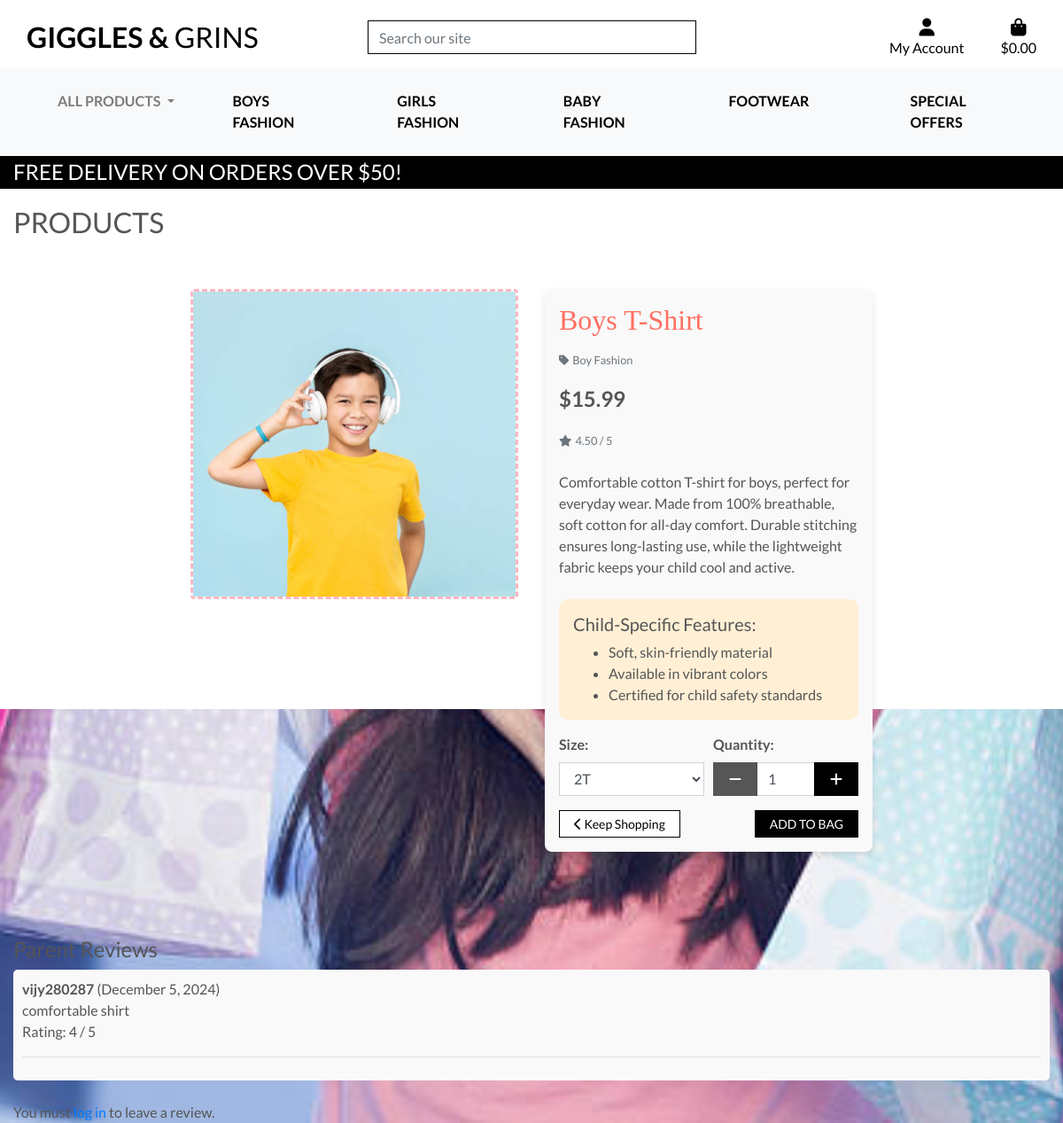
The page /products/1/ on the database its author committed.
### products/models.py (models this page shows, shortened)
class Product(models.Model):
    category = models.ForeignKey('Category', null=True, blank=True, on_delete=models.SET_NULL)
    subcategory = models.ForeignKey('Subcategory', null=True, blank=True, on_delete=models.SET_NULL, related_name="products")
    sku = models.CharField(max_length=254, null=True, blank=True)
    name = models.CharField(max_length=254)
    description = models.TextField()
    has_sizes = models.BooleanField(default=False, null=True, blank=True)
    price = models.DecimalField(max_digits=6, decimal_places=2)
    rating = models.DecimalField(max_digits=6, decimal_places=2, null=True, blank=True)
    image_url = models.URLField(max_length=1024, null=True, blank=True)
    image = models.ImageField(upload_to='product_images/', blank=True, null=True)
    has_sizes = models.BooleanField(default=True)

class Category(models.Model):
    name = models.CharField(max_length=254)
    friendly_name = models.CharField(max_length=254, null=True, blank=True)
    description = models.TextField(null=True, blank=True)
    class Meta:
        verbose_name_plural = 'Categories'

class Review(models.Model):
    product = models.ForeignKey('Product', on_delete=models.CASCADE, related_name='reviews')
    user = models.ForeignKey(User, on_delete=models.CASCADE)
    comment = models.TextField()
    rating = models.PositiveIntegerField(null=True, blank=True)
    created_at = models.DateTimeField(auto_now_add=True)

### products/views.py (the view, shortened to what this page needs)
# urls.py: path('<int:product_id>/', views.product_detail, name='product_detail'),
def product_detail(request, product_id):
    product = get_object_or_404(Product, pk=product_id)
    reviews = product.reviews.all()
    form = ReviewForm()
    context = {
        'product': product,
        'current_categories': Category.objects.all(),
        'reviews': reviews,
        'form': form,
    }
    return render(request, 'products/product_detail.html', context)

### products/forms.py
class ReviewForm(forms.ModelForm):
    class Meta:
        model = Review
        fields = ['comment', 'rating']
        widgets = {
            'comment': forms.Textarea(attrs={'class': 'form-control', 'rows': 4}),
            'rating': forms.NumberInput(attrs={'class': 'form-control', 'min': 1, 'max': 5}),
        }

### bag/contexts.py (called while the page is built, shortened)
def bag_contents(request):
    bag_items = []
    total = 0
    product_count = 0
    bag = request.session.get('bag', {})
    if total < settings.FREE_DELIVERY_THRESHOLD:
        delivery = total * Decimal(settings.STANDARD_DELIVERY_PERCENTAGE / 100)
        free_delivery_delta = settings.FREE_DELIVERY_THRESHOLD - total
    else:
        delivery = 0
        free_delivery_delta = 0
    grand_total = delivery + total
    context = {
        'bag_items': bag_items,
        'total': total,
        'product_count': product_count,
        'delivery': delivery,
        'free_delivery_delta': free_delivery_delta,
        'free_delivery_threshold': settings.FREE_DELIVERY_THRESHOLD,
        'grand_total': grand_total,
    }
    return context

### products/context_processors.py (called while the page is built)
def categories_with_subcategories(request):
    categories = Category.objects.prefetch_related("subcategories").all()
    return {"categories_with_subcategories": categories}

### products/templates/products/product_detail.html (shortened to what this page needs)
{% extends "base.html" %}
{% load static %}
{% block page_header %}
    <div class="container header-container">
    </div>
{% endblock %}
{% block content %}
    <div class="overlay"></div>
    <div class="container-fluid mt-5">
        <h2 class="logo-font">Products</h2>
        <div class="row">
            <div class="col-12 col-md-6 col-lg-4 offset-lg-2">
                <div class="image-container my-5">
                    {% if product.image %}
                        <a href="{{ product.image.url }}" target="_blank">
                            <img class="card-img-top img-fluid rounded" src="{{ product.image.url }}" alt="{{ product.name }}" style="border: 3px dashed #ffb6c1;">
                        </a>
                    {% else %}
                        <a href="#">
                            <img class="card-img-top img-fluid" src="{{ MEDIA_URL }}noimage.png" alt="{{ product.name }}">
                        </a>
                    {% endif %}
                </div>
            </div>
            <div class="col-12 col-md-6 col-lg-4">
                <div class="product-details-container mb-5 mt-md-5 p-3" style="background-color: #f9f9f9; border-radius: 8px; box-shadow: 0 4px 8px rgba(0, 0, 0, 0.1);">
                    <h2 class="mb-3" style="font-family: 'Comic Sans MS', cursive; color: #ff6f61;">{{ product.name }}</h2>
                    {% if product.category %}
                    <p class="small mt-1 mb-3">
                        <a class="text-muted" href="{% url 'products' %}?category={{ product.category.name }}">
                            <i class="fas fa-tag mr-1"></i>{{ product.category.friendly_name }}
                        </a>
                    </p>
                    {% endif %}
                    <p class="lead mb-3 text-left font-weight-bold" style="font-size: 1.5rem;">${{ product.price }}</p>
                    {% if product.rating %}
                        <small class="text-muted"><i class="fas fa-star mr-1"></i>{{ product.rating }} / 5</small>
                    {% else %}
                        <small class="text-muted">No Rating</small>
                    {% endif %}
                    <p class="mt-4">{{ product.description }}</p>
                    <div class="child-features mt-4 p-3" style="background-color: #ffefd5; border-radius: 10px;">
                        <h5>Child-Specific Features:</h5>
                        <ul class="mb-0">
                            <li>Soft, skin-friendly material</li>
                            <li>Available in vibrant colors</li>
                            <li>Certified for child safety standards</li>
                        </ul>
                    </div>
                    <form class="form" action="{% url 'add_to_bag' product.id %}" method="POST">
                        {% with product.has_sizes as s %}
                        <div class="form-row align-items-center mt-3">
                           {% if s %}
                               <div class="col-6">
                                   <label for="id_product_size"><strong>Size:</strong></label>
                                   <select class="form-control rounded-0" name="product_size" id="id_product_size">
                                      <option value="2t">2T</option>
                                  </select>
                             </div>
                        {% endif %}
                        <div class="{% if s %}col-6{% else %}col-12{% endif %}">
                            <label for="id_qty_{{ product.id }}"><strong>Quantity:</strong></label>
                            <div class="input-group">
                                <div class="input-group-prepend">
                                    <button class="decrement-qty btn btn-black rounded-0"
                                        data-item_id="{{ product.id }}" id="decrement-qty_{{ product.id }}">
                                        <span class="icon">
                                            <i class="fas fa-minus"></i>
                                        </span>
                                    </button>
                                </div>
                                <input class="form-control qty_input" type="number"
                                    name="quantity" value="1" min="1" max="99"
                                    data-item_id="{{ product.id }}"
                                    id="id_qty_{{ product.id }}">
                                <div class="input-group-append">
                                    <button class="increment-qty btn btn-black rounded-0"
                                        data-item_id="{{ product.id }}" id="increment-qty_{{ product.id }}">
                                        <span class="icon">
                                            <i class="fas fa-plus"></i>
                                        </span>
                                    </button>
                                </div>
                            </div>
                        </div>
                    </div>
                    {% endwith %}
                        <div class="form-row align-items-center mt-3">
                            <div class="col-6 d-flex align-items-center">
                                <a href="{% url 'products' %}" class="btn btn-outline-black btn-sm rounded-0 py-1 px-3">
                                    <i class="fas fa-chevron-left"></i> Keep Shopping
                                </a>
                            </div>
                            <div class="col-6 d-flex justify-content-end">
                                <input type="submit" class="btn btn-black btn-sm rounded-0 text-uppercase py-1 px-3" value="Add to Bag">
                            </div>
                        </div>
                    </form>
                </div>
            </div>
        </div>
        <div class="reviews mt-5">
            <h4>Parent Reviews</h4>
            {% if reviews %}
                {% for review in reviews %}
                    <div class="review mb-4">
                        <p><strong>{{ review.user.username }}</strong> ({{ review.created_at|date:"F j, Y" }})</p>
                        <p>{{ review.comment }}</p>
                        {% if review.rating %}
                            <p>Rating: {{ review.rating }} / 5</p>
                        {% endif %}
                        <hr>
                    </div>
                {% endfor %}
            {% else %}
                <p class="text-muted">No reviews yet. Be the first to review!</p>
            {% endif %}
        </div>
        {% if user.is_authenticated %}
            <div class="submit-review mt-5">
                <h5>Leave a Review</h5>
                <form method="POST">
                    {% csrf_token %}
                    {{ form.as_p }}
                    <button type="submit" class="btn btn-black">Submit Review</button>
                </form>
            </div>
        {% else %}
            <p class="mt-3">You must <a href="{% url 'login' %}">log in</a> to leave a review.</p>
        {% endif %}
    </div>
{% endblock %}

### static/css/base.css (style rules this page uses)
html { height: 100%; margin: 0; padding: 0; }
body { background: url('/media/bckground_img.jpg') no-repeat center center fixed; background-size: cover; background-color: #ADD8E6; color: #555; font-family: 'Lato'; height: 100vh; }
.container { margin-top: 20px; }
.icon { align-items: center; display: inline-flex; justify-content: center; height: 1.5rem; width: 1.5rem; }
.logo-font { text-transform: uppercase; text-align: left; }
h2.logo-font { margin-top:1.5rem ; }
.btn-black { background: black; color: white; }
.btn-outline-black { background: white; color: black !important; border: 1px solid black; }
.card-img-top { height: 350px; object-fit: cover; width: 100%; }
.overlay { height: 100%; width: 100%; top: 0; left: 0; position: fixed; background: white; z-index: -1; height: 100vh; width: 100vw; }
.review { padding: 10px; background-color: #f9f9f9; border-radius: 5px; }
.review p { margin: 0; }
@media (min-width: 1200px) { .container { max-width: 80%; } }
@media (min-width: 992px) { .header-container { padding-top: 164px; } }

### rows shown on the page
Product: image (picture), name "Boys T-Shirt", category.friendly_name "Boy Fashion", price "15.99", rating "4.50", description "Comfortable cotton T-shirt for boys, perfect for everyday wear. Made from 100% breathable, soft cotton for all-day comfort. Durable stitching ensures long-lasting use, while the lightweight fabric keeps your child cool and active.", quantity "1"
Review: user.username "vijy280287", created_at "December 5, 2024", comment "comfortable shirt", rating "4"

### other values the page prints
{{ free_delivery_threshold }} "50"
